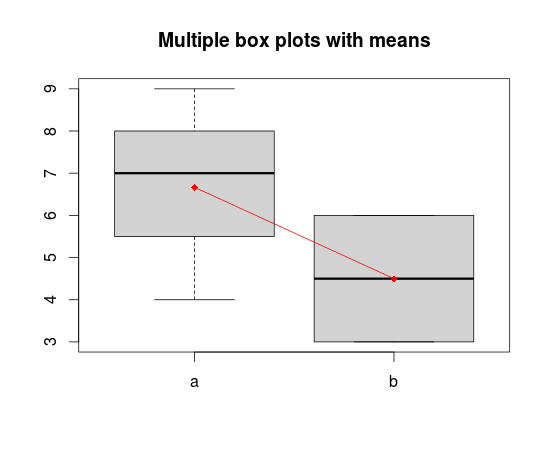

This figure's R source:
##' Multiple boxplots with a line connect the means.
##'
##' @title plotBoxplotsWithLine
##' @param df 
##' @param group 
##' @param variable 
##' @param intitle 
##' @return 
##' @author Dimtiris Kavroudakis, dimitris123@gmail.com, www.dimitrisk.gr
plotBoxplotsWithLine = function(df,group,variable, intitle="title"){
  boxplot( variable ~ group, data=df, col="lightgray", density=c(40))
  means <-= tapply(variable,group,mean)
  points(means,col="red",pch=18)
  lines(means,col="red" )
  title(intitle)
}

sample1 = c(9,4,7,3,6)
sample2 = c('a','a','a','b','b')
df=data.frame(sample1,sample2)
plotBoxplotsWithLine(df,sample2,sample1, "Multiple box plots with means")
